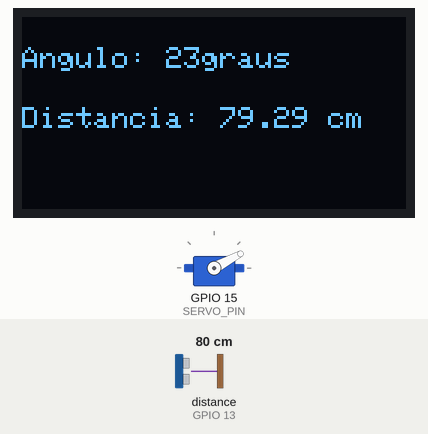
Recording of a sketch running on a simulated ESP32. Shown: servo, 128×64 one-colour display. Wiring (inferred from the names in the program): ultrasonic range finder: trigger GPIO 12; echo GPIO 13. The inputs (shaded band) are chosen by the test bench; at power-on: distance to the obstacle (sensor on GPIO 13) 80 cm. The echo pulse lasts 58.3 µs per cm.

Above: at 1.2 s.
1.3 s: distance to the obstacle (sensor on GPIO 13) set to 2 cm
At 2.1 s:
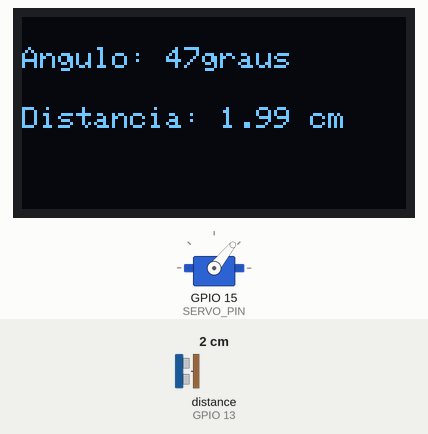
4.3 s: distance to the obstacle (sensor on GPIO 13) set to 250 cm
At 4.68 s:
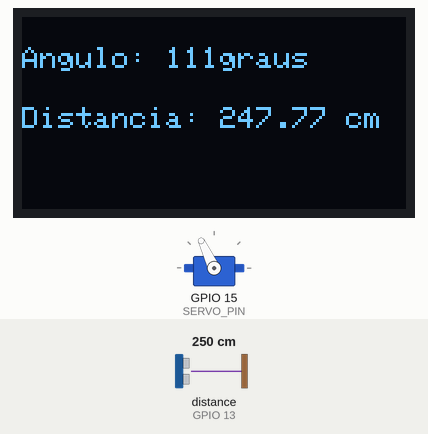
7.3 s: distance to the obstacle (sensor on GPIO 13) set to 4 cm
At 7.6 s:
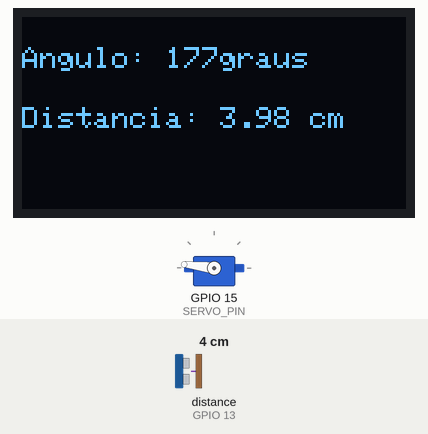
Timing chart, 0 to 14.9 s (numbered marks = the images above; inputs shaded):
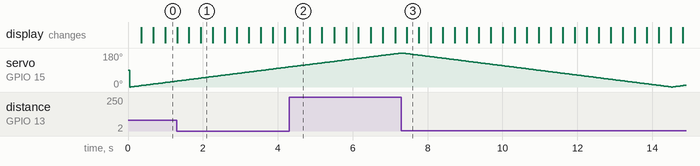

The sketch:

main.ino
```cpp
#include <ESP32Servo.h>
#include <Wire.h>
#include <Adafruit_GFX.h>
#include <Adafruit_SSD1306.h>

#define SERVO_PIN 15
#define TRIG_PIN 12
#define ECHO_PIN 13
#define SCREEN_WIDTH 128
#define SCREEN_HEIGHT 64

Servo meuServo; //Cria um objeto do tipo servo
Adafruit_SSD1306 display(SCREEN_WIDTH, SCREEN_HEIGHT, &Wire, -1);

int angulo = 0; //Posição atual do servo
int incremento = 1; //Passo de varredura
unsigned long ultimaMudanca = 0; // Tempo da última movimentação
const int intervalo = 40; //Tempo entre o movimento (em ms)


void setup() {
  meuServo.attach(SERVO_PIN); //Conecta o servo ao pino 15
  pinMode(TRIG_PIN, OUTPUT);
  pinMode(ECHO_PIN, INPUT);

  Serial.begin(115200);

  //Inicializa o OLED
  if(!display.begin(SSD1306_SWITCHCAPVCC, 0x3C)){
    Serial.println("Display não encontrado!");
    while(true);

   }

   display.clearDisplay();
   display.setTextSize(1);
   display.setTextColor(SSD1306_WHITE);

}

float medirDistancia(){
  digitalWrite(TRIG_PIN, LOW);
  delayMicroseconds(2);
  digitalWrite(TRIG_PIN, HIGH);
  delayMicroseconds(10);
  digitalWrite(TRIG_PIN, LOW);

  long duracao = pulseIn(ECHO_PIN, HIGH);
  float distancia = duracao * 0.034 / 2;
  return distancia;
}

void loop() {
  unsigned long agora = millis();

  if(agora - ultimaMudanca >= intervalo){
    ultimaMudanca = agora;

    meuServo.write(angulo);
    float distancia = medirDistancia();

    //Exibe OLED
    display.clearDisplay();
    display.setCursor(0, 10);
    display.print("Angulo: ");
    display.print(angulo);
    display.println("graus");

    display.setCursor(0, 30);
    display.print("Distancia: ");
    display.print(distancia);
    display.println(" cm");
    display.display();
    angulo += incremento;
    //Inverte a direção se chegar nos limites
    if(angulo>= 180 || angulo <= 0){
      incremento = -incremento;
    }
  }

}
```
